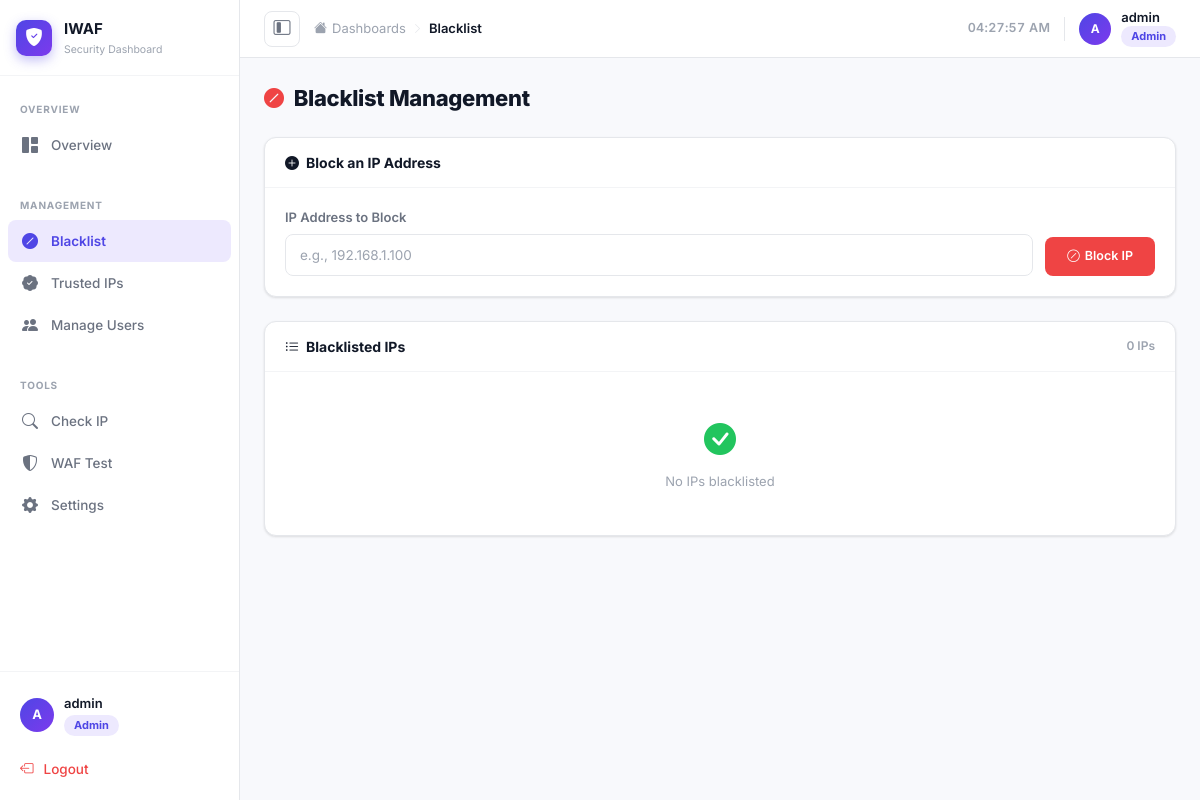
The page /blacklist-page (signed in) on the database its author committed.
### tables this page shows
CREATE TABLE users (
    id INTEGER PRIMARY KEY AUTOINCREMENT,
    username TEXT UNIQUE NOT NULL,
    password_hash TEXT NOT NULL,
    email TEXT NOT NULL,
    role TEXT NOT NULL CHECK(role IN ("admin","user"))
);

### app.py (the view)
@app.route("/blacklist-page")
@login_required
def blacklist_page():
    return render_template('blacklist.html')

### app.py (called while the page is built, shortened)
def get_current_user():
    uid = session.get('user_id')
    if not uid:
        return None
    try:
        with sqlite3.connect('users.db') as conn:
            c = conn.cursor()
            c.execute("SELECT id, username, email, role FROM users WHERE id=?", (uid,))
            row = c.fetchone()
            if row:
                return {'id': row[0], 'username': row[1], 'email': row[2], 'role': row[3]}
    except Exception as e:
        logger.error(f"get_current_user: {e}")
    return None

@app.context_processor
def inject_current_user():
    user = get_current_user()
    if user:
        user['is_authenticated'] = True
    else:
        user = {'id': None, 'username': None, 'email': None, 'role': None, 'is_authenticated': False}
    return {'current_user': type('User', (), user)()}

def login_required(f):
    @wraps(f)
    def decorated(*args, **kwargs):
        if not get_current_user():
            return redirect(url_for('login'))
        return f(*args, **kwargs)
    return decorated

@app.before_request
def check_security():
    ip = request.remote_addr
    g.client_ip = ip
    g.start_time = time()
    with data_lock:
        concurrent_requests[ip] += 1
    if ip in trusted_ips:
        return None

@app.after_request
def log_request(response):
    if hasattr(g, 'start_time') and hasattr(g, 'client_ip'):
        ip = g.client_ip
        duration = time() - g.start_time
        if response.status_code >= 400 or duration > 1.0:
            logger.info(f"[{ip}] {response.status_code} {duration:.2f}s")
    return response

@app.teardown_request
def cleanup_request(exception=None):
    if hasattr(g, 'client_ip'):
        ip = g.client_ip
        with data_lock:
            if concurrent_requests[ip] > 0:
                concurrent_requests[ip] -= 1

### templates/blacklist.html (shortened to what this page needs)
{% extends "base.html" %}
{% block breadcrumb %}Blacklist{% endblock %}
{% block content %}
<div class="page-title"><i class="bi bi-slash-circle-fill" style="color:var(--danger);font-size:20px"></i> Blacklist Management</div>
{% if current_user.role == 'admin' %}
<div class="panel mb-4">
    <div class="panel-header">
        <span class="panel-title"><i class="bi bi-plus-circle-fill"></i> Block an IP Address</span>
    </div>
    <div class="panel-body">
        <div style="display:flex;gap:12px;align-items:flex-end;flex-wrap:wrap">
            <div style="flex:1;min-width:220px">
                <label class="f-label">IP Address to Block</label>
                <input type="text" class="f-input" id="block-ip" placeholder="e.g., 192.168.1.100" maxlength="15">
            </div>
            <button class="btn-red" onclick="handleBlock()" style="padding:10px 22px">
                <i class="bi bi-slash-circle"></i> Block IP
            </button>
        </div>
    </div>
</div>
{% endif %}
<div class="panel">
    <div class="panel-header">
        <span class="panel-title"><i class="bi bi-list-ul"></i> Blacklisted IPs</span>
        <span id="bl-count" style="font-size:12px;color:var(--text-muted);font-weight:600"></span>
    </div>
    <div class="panel-body" id="blacklist-list">
    </div>
</div>
{% endblock %}

### templates/base.html (shortened to what this page needs)
<!DOCTYPE html>
<html lang="en">
<head>
    <link href="https://cdn.jsdelivr.net/npm/bootstrap@5.3.0/dist/css/bootstrap.min.css" rel="stylesheet">
    <link rel="stylesheet" href="https://cdn.jsdelivr.net/npm/bootstrap-icons@1.11.0/font/bootstrap-icons.css">
    <link rel="stylesheet" href="{{ url_for('static', filename='style.css') }}">
</head>
<body>
{% if request.endpoint != 'login' %}
<aside class="sidebar" id="sidebar">
    <a class="sidebar-brand" href="{{ url_for('dashboard') }}">
        <div class="brand-icon"><i class="bi bi-shield-fill-check"></i></div>
        <div class="brand-text">
            <span class="brand-name">IWAF</span>
            <span class="brand-sub">Security Dashboard</span>
        </div>
    </a>
    <nav class="sidebar-nav-wrap">
        <div class="nav-section">Overview</div>
        <ul class="sidebar-nav">
            <li><a href="{{ url_for('dashboard') }}" class="{{ 'active' if request.endpoint == 'dashboard' else '' }}">
                <i class="bi bi-grid-1x2-fill"></i> <span>Overview</span>
            </a></li>
        </ul>
        <div class="nav-section">Management</div>
        <ul class="sidebar-nav">
            <li><a href="{{ url_for('blacklist_page') }}" class="{{ 'active' if request.endpoint == 'blacklist_page' else '' }}">
                <i class="bi bi-slash-circle-fill"></i> <span>Blacklist</span>
            </a></li>
            <li><a href="{{ url_for('trusted_page') }}" class="{{ 'active' if request.endpoint == 'trusted_page' else '' }}">
                <i class="bi bi-patch-check-fill"></i> <span>Trusted IPs</span>
            </a></li>
            {% if current_user.is_authenticated and current_user.role == 'admin' %}
            <li><a href="{{ url_for('manage_users') }}" class="{{ 'active' if request.endpoint == 'manage_users' else '' }}">
                <i class="bi bi-people-fill"></i> <span>Manage Users</span>
            </a></li>
            {% endif %}
        </ul>
        <div class="nav-section">Tools</div>
        <ul class="sidebar-nav">
            <li><a href="{{ url_for('check_ip_page') }}" class="{{ 'active' if request.endpoint == 'check_ip_page' else '' }}">
                <i class="bi bi-search"></i> <span>Check IP</span>
            </a></li>
            <li><a href="{{ url_for('waf_test_page') }}" class="{{ 'active' if request.endpoint == 'waf_test_page' else '' }}">
                <i class="bi bi-shield-shaded"></i> <span>WAF Test</span>
            </a></li>
            <li><a href="{{ url_for('settings') }}" class="{{ 'active' if request.endpoint == 'settings' else '' }}">
                <i class="bi bi-gear-fill"></i> <span>Settings</span>
            </a></li>
        </ul>
    </nav>
    <div class="sidebar-footer">
        {% if current_user.is_authenticated %}
        <div class="user-info">
            <div class="user-avatar">{{ current_user.username[0]|upper if current_user.username else 'U' }}</div>
            <div class="user-meta">
                <div class="user-name">{{ current_user.username }}</div>
                <div class="user-role badge-{{ current_user.role }}">{{ current_user.role|capitalize }}</div>
            </div>
        </div>
        {% endif %}
        <a href="{{ url_for('logout') }}" class="logout-btn">
            <i class="bi bi-box-arrow-left"></i> <span>Logout</span>
        </a>
    </div>
</aside>
<div class="main-wrap" id="main-wrap">
    <header class="topbar">
        <div class="topbar-left">
            <button class="sidebar-toggle" id="sidebar-toggle" title="Toggle Sidebar">
                <i class="bi bi-layout-sidebar-inset"></i>
            </button>
            <div class="topbar-bread">
                <span class="bread-root"><i class="bi bi-house-fill"></i> Dashboards</span>
                <i class="bi bi-chevron-right bread-sep"></i>
                <span class="bread-current">{% block breadcrumb %}Overview{% endblock %}</span>
            </div>
        </div>
        <div class="topbar-right">
            <div class="topbar-time" id="topbar-time"></div>
            {% if current_user.is_authenticated %}
            <div class="topbar-user">
                <div class="topbar-avatar">{{ current_user.username[0]|upper if current_user.username else 'U' }}</div>
                <div class="topbar-user-info">
                    <span class="topbar-username">{{ current_user.username }}</span>
                    <span class="badge-{{ current_user.role }}">{{ current_user.role|capitalize }}</span>
                </div>
            </div>
            {% endif %}
        </div>
    </header>
    <main class="page-body">{% block content %}{% endblock %}</main>
</div>
{% endif %}
</body>
</html>

### rows shown on the page
users: username "A", username "admin", role "Admin"
